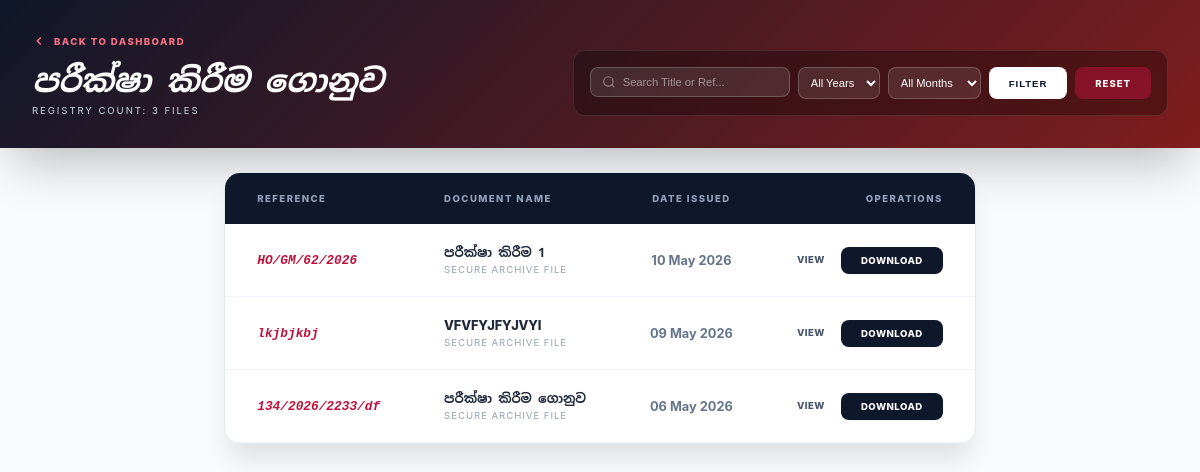
Screenshot of /documents.php?cat_id=5 (signed in) with the database file from the repository.
### tables this page shows
CREATE TABLE `categories` (
  `id` int(11) NOT NULL,
  `category_name` varchar(100) NOT NULL,
  `description` text DEFAULT NULL
);

CREATE TABLE `documents` (
  `id` int(11) NOT NULL,
  `title` varchar(255) NOT NULL,
  `doc_date` date DEFAULT NULL,
  `doc_number` varchar(50) DEFAULT NULL,
  `file_path` varchar(500) DEFAULT NULL,
  `category_id` int(11) DEFAULT NULL,
  `branch_id` int(11) DEFAULT NULL
);

### documents.php (the view, shortened to what this page needs)
<?php
$conn = new mysqli("localhost", "root", "", "asb_file_system");
$conn->set_charset("utf8mb4");
$cat_id = $_GET['cat_id'] ?? 0;
$user_branch = $_SESSION['branch_id'];
$search = $_GET['search'] ?? '';
$limit = 50;
$page = isset($_GET['page']) ? (int)$_GET['page'] : 1;
$offset = ($page - 1) * $limit;
$query_base = "FROM documents d WHERE d.category_id = ? AND (d.branch_id = ? OR d.branch_id = '3')";
$params = [$cat_id, $user_branch];
$types = "ii";
$count_stmt = $conn->prepare("SELECT COUNT(*) as total " . $query_base);
$count_stmt->bind_param($types, ...$params);
$count_stmt->execute();
$total_records = $count_stmt->get_result()->fetch_assoc()['total'];
$final_query = "SELECT d.* " . $query_base . " ORDER BY d.doc_date DESC LIMIT ? OFFSET ?";
$final_params = array_merge($params, [$limit, $offset]);
$final_types = $types . "ii";
$stmt = $conn->prepare($final_query);
$stmt->bind_param($final_types, ...$final_params);
$stmt->execute();
$docs = $stmt->get_result();
$cat_stmt = $conn->prepare("SELECT category_name FROM categories WHERE id = ?");
$cat_stmt->bind_param("i", $cat_id);
$cat_stmt->execute();
$cat_res = $cat_stmt->get_result();
$cat_info = $cat_res->fetch_assoc();
?>
<!DOCTYPE html>
<html lang="en">
<head>
    <link rel="stylesheet" href="css\documents-styles.css">
</head>
<body>
    <div class="archive-container">
        <div class="archive-header">
            <div class="header-content">
                <div class="header-left animate-fadeInLeft">
                    <a href="dashboard.php" class="back-link">
                        <svg width="14" height="14" viewBox="0 0 24 24" fill="none" stroke="currentColor" stroke-width="2.5">
                            <polyline points="15 18 9 12 15 6"/>
                        </svg>
                        Back to Dashboard
                    </a>
                    <h1 class="category-title sinhala-text"><?php echo htmlspecialchars($cat_info['category_name'] ?? 'Documents'); ?></h1>
                    <p class="record-count">Registry Count: <?php echo number_format($total_records); ?> Files</p>
                </div>
                <form id="filterForm" method="GET" class="filter-form animate-fadeInRight">
                    <div class="search-wrapper">
                        <div class="search-icon">
                            <svg width="14" height="14" viewBox="0 0 24 24" fill="none" stroke="currentColor" stroke-width="2">
                                <circle cx="11" cy="11" r="8"/>
                                <line x1="21" y1="21" x2="16.65" y2="16.65"/>
                            </svg>
                        </div>
                        <input type="text" name="search" id="dynamicSearch"
                               placeholder="Search Title or Ref..."
                               value="<?php echo htmlspecialchars($search); ?>"
                               class="search-input">
                    </div>
                    <select name="year" class="filter-select" onchange="this.form.submit()">
                        <option value="">All Years</option>
                    </select>
                    <select name="month" class="filter-select" onchange="this.form.submit()">
                        <option value="">All Months</option>
                    </select>
                    <button type="submit" class="filter-btn">Filter</button>
                    <a href="documents.php?cat_id=<?php echo $cat_id; ?>" class="reset-btn">Reset</a>
                </form>
            </div>
        </div>
        <div class="table-wrapper animate-fadeInUp">
            <div class="table-container">
                <table class="data-table">
                    <thead>
                        <tr>
                            <th>Reference</th>
                            <th>Document Name</th>
                            <th class="text-center">Date Issued</th>
                            <th class="text-right">Operations</th>
                        </tr>
                    </thead>
                    <tbody>
                        <?php if($docs->num_rows > 0): ?>
                            <?php while($row = $docs->fetch_assoc()): ?>
                                <tr class="table-row">
                                    <td class="ref-number"><?php echo htmlspecialchars($row['doc_number']); ?></td>
                                    <td>
                                        <span class="doc-title sinhala-text"><?php echo htmlspecialchars($row['title']); ?></span>
                                        <span class="doc-badge">Secure Archive File</span>
                                    </td>
                                    <td class="text-center date-text"><?php echo date('d M Y', strtotime($row['doc_date'])); ?></td>
                                    <td class="text-right">
                                        <div class="action-buttons">
                                            <a href="track_interaction.php?id=<?php echo $row['id']; ?>&type=VIEW" target="_blank" class="action-link view-link">View</a>
                                            <a href="track_interaction.php?id=<?php echo $row['id']; ?>&type=DOWNLOAD" class="action-link download-link">Download</a>
                                        </div>
                                    </td>
                                </tr>
                            <?php endwhile; ?>
                        <?php endif; ?>
                    </tbody>
                </table>
            </div>
        </div>
    </div>
</body>
</html>

### rows the page displays
categories: category_name "පරීක්ෂා කිරීම ගොනුව"
documents: doc_number "HO/GM/62/2026", title "පරීක්ෂා කිරීම 1", doc_date "10 May 2026"
documents: doc_number "lkjbjkbj", title "VFVFYJFYJVYI", doc_date "09 May 2026"
documents: doc_number "134/2026/2233/df", title "පරීක්ෂා කිරීම ගොනුව", doc_date "06 May 2026"

### other values shown
$total_records "3"
